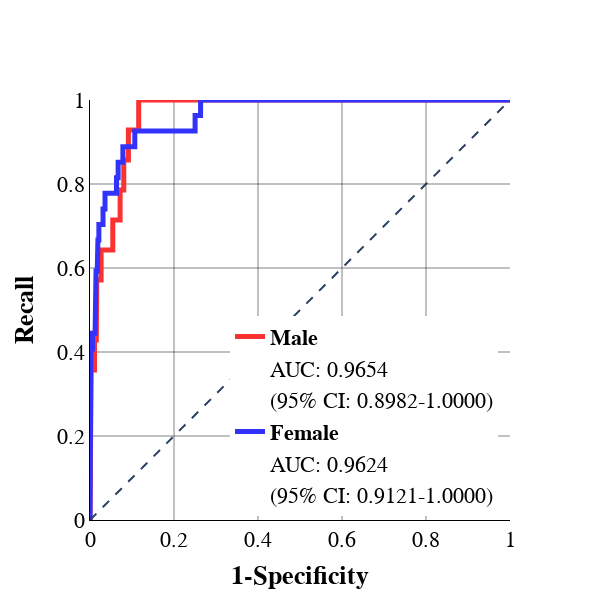

Notebook code for this chart:
### Code cell
test=pd.concat([X_test, y_test], axis=1)
male1=test.drop(X_test[X_test['IRSEX_1 - Male'] == 0].index)
#male1=male1.sample(85, random_state=43)
male_predictors=male1.drop(['UDPYOPI_1 - Yes'], axis=1)
male_target=male1['UDPYOPI_1 - Yes']
female1=test.drop(X_test[X_test['IRSEX_1 - Male'] == 1].index)
#female1=female1.sample(85, random_state=43)
female_predictors=female1.drop(['UDPYOPI_1 - Yes'], axis=1)
female_target=female1['UDPYOPI_1 - Yes']
male_prob=svc_linear._predict_proba_lr(male_predictors)
female_prob=svc_linear._predict_proba_lr(female_predictors)
plot_roc_curve2(male_target, [item[1] for item in male_prob], female_target, [item[1] for item in female_prob], 'Male', 'Female')

### Figure 1 — Plotly figure (JSON) as saved in the notebook; plotly's stock layout.template omitted (floating-point values rounded to 4 significant figures; data arrays with more than 128 entries replaced by an {"elided": "..."} marker saying what was removed)
{"data": [{"hoverinfo": "skip", "line": {"color": "rgba(250, 50, 50, 1.0)", "width": 5}, "name": "<b>Male</b>", "showlegend": true, "type": "scatter", "x": {"elided": "248 float values"}, "y": {"elided": "248 float values"}}, {"hoverinfo": "skip", "line": {"color": "rgba(255, 255, 255, 0)", "width": 5}, "name": "AUC: 0.9654", "showlegend": true, "type": "scatter", "x": {"elided": "248 float values"}, "y": {"elided": "248 float values"}}, {"hoverinfo": "skip", "line": {"color": "rgba(255, 255, 255, 0)", "width": 0}, "name": "(95% CI: 0.8982-1.0000)", "showlegend": true, "type": "scatter", "x": {"elided": "248 float values"}, "y": {"elided": "248 float values"}}, {"hoverinfo": "skip", "line": {"color": "rgba(50, 50, 250, 1.0)", "width": 5}, "name": "<b>Female</b>", "showlegend": true, "type": "scatter", "x": {"elided": "254 float values"}, "y": {"elided": "254 float values"}}, {"hoverinfo": "skip", "line": {"color": "rgba(255, 255, 255, 0)", "width": 5}, "name": "AUC: 0.9624", "showlegend": true, "type": "scatter", "x": {"elided": "254 float values"}, "y": {"elided": "254 float values"}}, {"hoverinfo": "skip", "line": {"color": "rgba(255, 255, 255, 0)", "width": 0}, "name": "(95% CI: 0.9121-1.0000)", "showlegend": true, "type": "scatter", "x": {"elided": "254 float values"}, "y": {"elided": "254 float values"}}], "layout": {"font": {"color": "Black", "family": "Times New Roman", "size": 22}, "height": 600, "legend": {"x": 0.95, "xanchor": "right", "y": 0.01, "yanchor": "bottom"}, "shapes": [{"line": {"dash": "dash"}, "type": "line", "x0": 0, "x1": 1, "y0": 0, "y1": 1}], "title": {"x": 1}, "width": 600, "xaxis": {"constrain": "domain", "gridcolor": "rgba(5, 5, 5, 0.5)", "linecolor": "black", "range": [0, 1], "title": {"text": "<b>1-Specificity</b>"}}, "yaxis": {"gridcolor": "rgba(5, 5, 5, 0.5)", "linecolor": "black", "range": [0, 1], "scaleanchor": "x", "scaleratio": 1, "title": {"text": "<b>Recall</b>"}}}}
